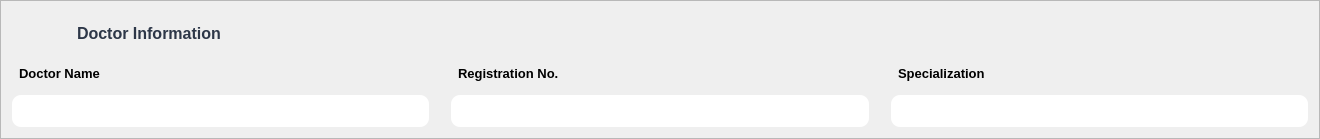
     <widget class="QFrame" name="doctor_info">
      <property name="minimumSize">
       <size>
        <width>1320</width>
        <height>135</height>
       </size>
      </property>
      <property name="styleSheet">
       <string notr="true">
#doctor_info{
/*padding: 10px;*/
border-radius: 15px;
background-color: #f9fafb;
}




</string>
      </property>
      <property name="frameShape">
       <enum>QFrame::StyledPanel</enum>
      </property>
      <property name="frameShadow">
       <enum>QFrame::Raised</enum>
      </property>
      <layout class="QVBoxLayout" name="verticalLayout_3">
       <item>
        <widget class="QFrame" name="frame_3">
         <property name="minimumSize">
          <size>
           <width>120</width>
           <height>20</height>
          </size>
         </property>
         <property name="maximumSize">
          <size>
           <width>16777215</width>
           <height>42</height>
          </size>
         </property>
         <property name="styleSheet">
          <string notr="true">border: none;
background-color: none;</string>
         </property>
         <property name="frameShape">
          <enum>QFrame::StyledPanel</enum>
         </property>
         <property name="frameShadow">
          <enum>QFrame::Raised</enum>
         </property>
         <layout class="QHBoxLayout" name="horizontalLayout_4">
          <item>
           <widget class="QLabel" name="label_5">
            <property name="minimumSize">
             <size>
              <width>50</width>
              <height>25</height>
             </size>
            </property>
            <property name="maximumSize">
             <size>
              <width>50</width>
              <height>30</height>
             </size>
            </property>
            <property name="styleSheet">
             <string notr="true">border: none;</string>
            </property>
            <property name="text">
             <string/>
            </property>
            <property name="pixmap">
             <pixmap resource="../../static.qrc">:/logo/images/doctor_male_40px.png</pixmap>
            </property>
            <property name="scaledContents">
             <bool>true</bool>
            </property>
           </widget>
          </item>
          <item>
           <widget class="QLabel" name="label_9">
            <property name="font">
             <font>
              <pointsize>12</pointsize>
              <bold>true</bold>
             </font>
            </property>
            <property name="styleSheet">
             <string notr="true">border: none;
                font-size: 1.125em; /* text-lg */
              font-weight: 700;   /* font-semibold */
                color: #2d3748;  /*text-gray-800 */</string>
            </property>
            <property name="text">
             <string>Doctor Information</string>
            </property>
           </widget>
          </item>
         </layout>
        </widget>
       </item>
       <item>
        <layout class="QGridLayout" name="gridLayout">
         <property name="horizontalSpacing">
          <number>22</number>
         </property>
         <property name="verticalSpacing">
          <number>8</number>
         </property>
         <item row="1" column="0">
          <widget class="QLineEdit" name="doc_name">
           <property name="styleSheet">
            <string notr="true">QLineEdit{
background-color: rgb(255, 255, 255);
border-radius: 9px;
padding: 8px;
color: black;
}</string>
           </property>
          </widget>
         </item>
         <item row="0" column="0">
          <widget class="QLabel" name="label_6">
           <property name="minimumSize">
            <size>
             <width>0</width>
             <height>27</height>
            </size>
           </property>
           <property name="maximumSize">
            <size>
             <width>16777215</width>
             <height>33</height>
            </size>
           </property>
           <property name="font">
            <font>
             <pointsize>10</pointsize>
             <bold>true</bold>
            </font>
           </property>
           <property name="styleSheet">
            <string notr="true">
border: none;
padding: 4px;</string>
           </property>
           <property name="text">
            <string>Doctor Name</string>
           </property>
          </widget>
         </item>
         <item row="1" column="1">
          <widget class="QLineEdit" name="reg_no">
           <property name="styleSheet">
            <string notr="true">QLineEdit{
background-color: rgb(255, 255, 255);
border-radius: 9px;
padding: 8px;
color: black;
}</string>
           </property>
          </widget>
         </item>
         <item row="0" column="1">
          <widget class="QLabel" name="label_7">
           <property name="minimumSize">
            <size>
             <width>0</width>
             <height>27</height>
            </size>
           </property>
           <property name="maximumSize">
            <size>
             <width>16777215</width>
             <height>33</height>
            </size>
           </property>
           <property name="font">
            <font>
             <pointsize>10</pointsize>
             <bold>true</bold>
            </font>
           </property>
           <property name="styleSheet">
            <string notr="true">
border: none;
padding: 4px;</string>
           </property>
           <property name="text">
            <string>Registration No.</string>
           </property>
          </widget>
         </item>
         <item row="1" column="2">
          <widget class="QLineEdit" name="specialization">
           <property name="styleSheet">
            <string notr="true">QLineEdit{
background-color: rgb(255, 255, 255);
border-radius: 9px;
padding: 8px;
color: black;
}</string>
           </property>
          </widget>
         </item>
         <item row="0" column="2">
          <widget class="QLabel" name="label_8">
           <property name="minimumSize">
            <size>
             <width>0</width>
             <height>27</height>
            </size>
           </property>
           <property name="maximumSize">
            <size>
             <width>16777215</width>
             <height>33</height>
            </size>
           </property>
           <property name="font">
            <font>
             <pointsize>10</pointsize>
             <bold>true</bold>
            </font>
           </property>
           <property name="styleSheet">
            <string notr="true">
border: none;
padding: 4px;</string>
           </property>
           <property name="text">
            <string>Specialization</string>
           </property>
          </widget>
         </item>
        </layout>
       </item>
      </layout>
     </widget>
